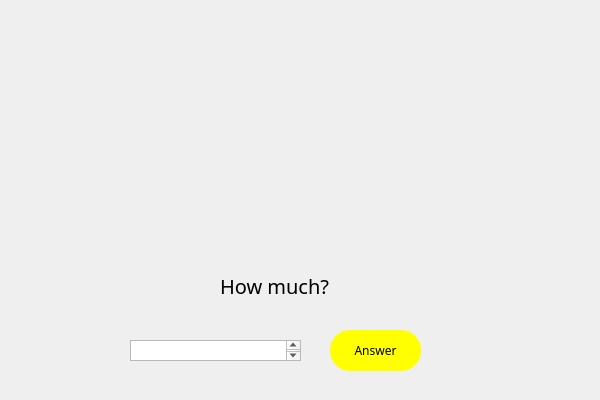
<?xml version="1.0" encoding="UTF-8"?>
<ui version="4.0">
 <class>Form</class>
 <widget class="QWidget" name="Form">
  <property name="geometry">
   <rect>
    <x>0</x>
    <y>0</y>
    <width>600</width>
    <height>400</height>
   </rect>
  </property>
  <property name="windowTitle">
   <string>Form</string>
  </property>
  <widget class="QLabel" name="label">
   <property name="geometry">
    <rect>
     <x>170</x>
     <y>60</y>
     <width>231</width>
     <height>171</height>
    </rect>
   </property>
   <property name="text">
    <string/>
   </property>
  </widget>
  <widget class="QTextEdit" name="textEdit">
   <property name="geometry">
    <rect>
     <x>130</x>
     <y>340</y>
     <width>171</width>
     <height>21</height>
    </rect>
   </property>
  </widget>
  <widget class="QPushButton" name="pushButton">
   <property name="geometry">
    <rect>
     <x>330</x>
     <y>330</y>
     <width>91</width>
     <height>41</height>
    </rect>
   </property>
   <property name="font">
    <font>
     <family>Dela Gothic One</family>
    </font>
   </property>
   <property name="styleSheet">
    <string notr="true">background-color: rgb(255, 255, 0);
border: 0px solid; border-radius: 20px;</string>
   </property>
   <property name="text">
    <string>Answer</string>
   </property>
  </widget>
  <widget class="QLabel" name="label_2">
   <property name="geometry">
    <rect>
     <x>220</x>
     <y>270</y>
     <width>141</width>
     <height>31</height>
    </rect>
   </property>
   <property name="font">
    <font>
     <family>Dela Gothic One</family>
     <pointsize>15</pointsize>
    </font>
   </property>
   <property name="text">
    <string>How much?</string>
   </property>
  </widget>
 </widget>
 <resources/>
 <connections/>
</ui>
